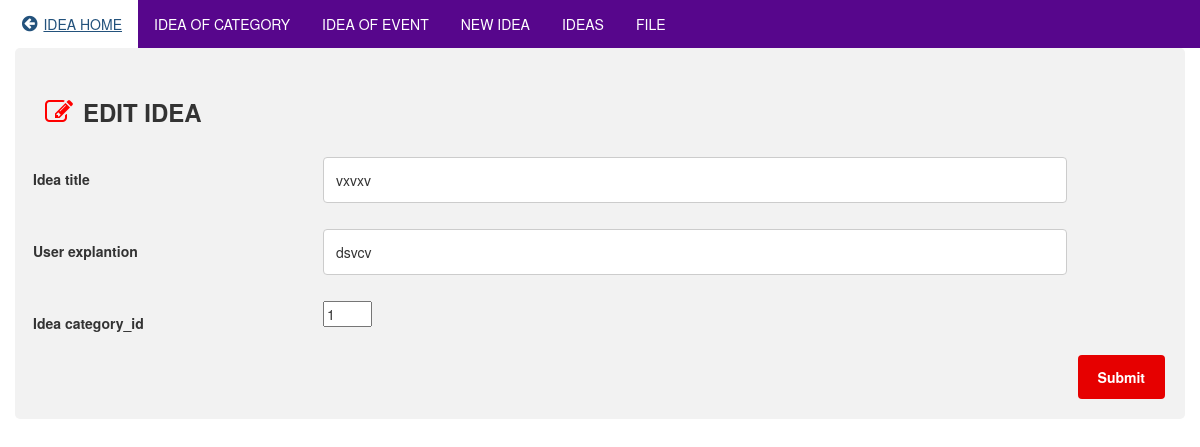
/editidea.php?id=93, run on the app's committed database.
### tables this page shows
CREATE TABLE `ideas` (
  `id` int(11) NOT NULL,
  `title` varchar(255) DEFAULT NULL,
  `explanation` text DEFAULT NULL,
  `category_id` int(11) DEFAULT NULL,
  `ie_id` int(11) DEFAULT NULL,
  `hastags` varchar(255) NOT NULL,
  `file_path` varchar(255) NOT NULL,
  `attachment_name` varchar(255) NOT NULL,
  `orderdate` date DEFAULT NULL,
  `ideasdepartment` int(11) DEFAULT NULL
);

### editidea.php (the view, shortened to what this page needs)
<?php
include 'dbconnect.php';
$id=$_REQUEST['id'];
$query = "SELECT * from ideas where id='".$id."'";
$status = mysqli_query($con, $query) or die ( mysqli_connect_error());
$row = mysqli_fetch_assoc($status);
?>
<html >
    <head>  <meta charset="utf-8">
    <link rel="stylesheet" href="https://maxcdn.bootstrapcdn.com/bootstrap/3.4.1/css/bootstrap.min.css">
  <script src="https://maxcdn.bootstrapcdn.com/bootstrap/3.4.1/js/bootstrap.min.js"></script><link rel="stylesheet" href="https://cdnjs.cloudflare.com/ajax/libs/font-awesome/4.7.0/css/font-awesome.min.css">
    </head>
    <body>
       <div>
 <ul>
         <li><a href="ideamanagementhomepage.php"><i style="font-size:18px; padding:0px 6px" class="fa">&#xf0a8;</i>IDEA HOME</a></li>
  <li><a href="filterideabycategory.php">IDEA OF CATEGORY</a></li>
  <li><a href="filterideabyevent.php">IDEA OF EVENT</a></li>
  <li><a href="createidea.php">NEW IDEA</a></li>
  <li><a href="viewallofidea.php">IDEAS</a></li>
  <li><a href="postideawithpdffile.php">FILE</a></li>
</ul>
       <div>
        <?php
        if(isset($_POST['new']) && $_POST['new']==1){
            $id=$_REQUEST['id'];
            $title=$_REQUEST['title'];
            $explanation=$_REQUEST['explanation'];
            $category_id=$_REQUEST['category_id'];
            $check ="SELECT *FROM ideas where title='$title' OR explanation ='$explanation' ";
            $v_c=mysqli_query($con,$check);
            $notify=mysqli_fetch_assoc($v_c);
           if($notify){
            if($notify['title']===$title){
                echo'<p style="text-align:center;text-transform:uppercase;color:red">(ERROR MSG) The idea title has already exist!...... To update the new idea information , please enter the new idea title </p>';
            }
            if($notify['explanation']===$explanation){
                echo"the explanation is $explanation has already used..... Please enter a new explanation";
           }
        }else{
            $modify="UPDATE ideas set
            title='".$title."', explanation='".$explanation."',category_id='".$category_id."'where id='".$id."'";
    mysqli_query($con, $modify) or die(mysqli_connect_error());
            $info = "Idea Information Updated Successfully. </div></br>
            <a href='viewallofidea.php'>Details of Updated Idea Information </a>";
            echo '<p style="color:#FF0000;">'.$info.'</p>';}
            }else {
        ?>  <div class="container ">
            <h3><i class="fa fa-edit" style="font-size:28px;padding:10px 10px;color:red"></i>EDIT IDEA
</h3>
    <form action="editidea.php" method="post">
         <div class="row">
    <div class="col-25"> <label for="title">Idea title </label></div>
    <div class="col-65">    <input name="id" type="hidden" value="<?php echo $row['id'];?>" />
        <p><input type="text" name="title" placeholder="Enter the idea title here........." required value="<?php echo $row['title'];?>" /></p></div></div>
        <div class="row">
    <div class="col-25"> <label for="explanation">User explantion</label></div><div class="col-65">
        <p><input type="text" name="explanation"  placeholder="Enter idea explanation here..." required value="<?php echo $row['explanation'];?>"></p></div></div>
     <div class="row">
    <div class="col-25">   <label for="category_id">Idea category_id  </label></div>
       <div class="col-65"> <p><input type="number" name="category_id"  placeholder="Enter cat_id here..." min="1" max ="3"required value="<?php echo $row['category_id'];?>"></p></div></div>
        <input type="submit" name="submit"value="Submit">
        <?php } ?>
</form></div>
    </body>
</html>

### editidea.php (style rules this page uses)
ul { list-style-type: none; margin: 0; padding: 0; overflow: hidden; background-color: rgb(87, 6, 140) ; }
li { float: left; }
li a { display: block; color: white; text-align: center; padding: 14px 16px; text-decoration: none; }
* { box-sizing: border-box; }
input[type=text], select, textarea { width: 100%; padding: 12px; border: 1px solid #ccc; border-radius: 4px; resize: vertical; }
label { padding: 12px 12px 12px 0; display: inline-block; }
input[type=submit] { background-color: rgb(230, 0, 0); color: white; padding: 12px 20px; border: none; border-radius: 4px; cursor: pointer; font-weight: bold; float: right; }
.container { border-radius: 5px; background-color: #f2f2f2; padding: 20px; }
.col-25 { float: left; width: 25%; margin-top: 6px; padding: 5px 5px; margin-left: 8px; }
.col-65 { float: left; width: 65%; margin-top: 6px; padding:5px 5px; }
.row::after { content: ""; display: table; clear: both; }
h3 { font-weight: bold; }

### data on the page
ideas: title "vxvxv", explanation "dsvcv", category_id "1"
